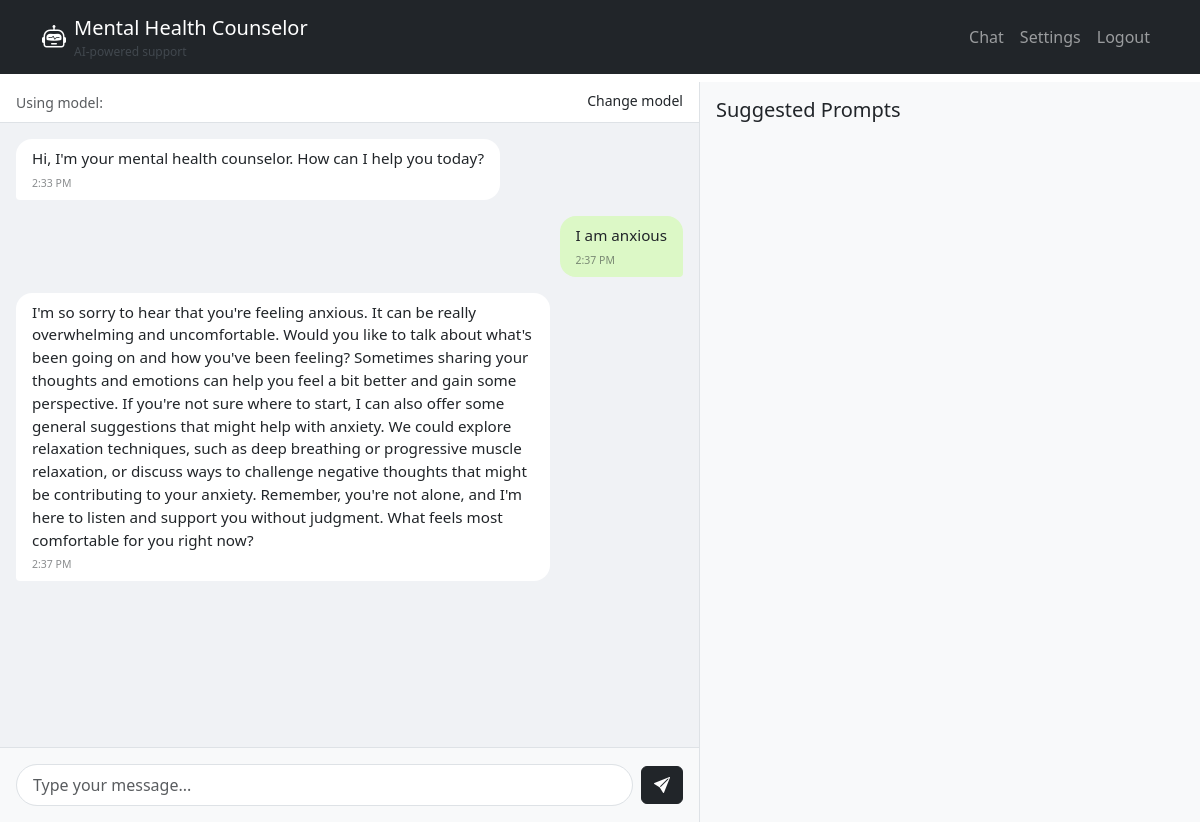
Page /chat/ (signed in) on the earlier database version.
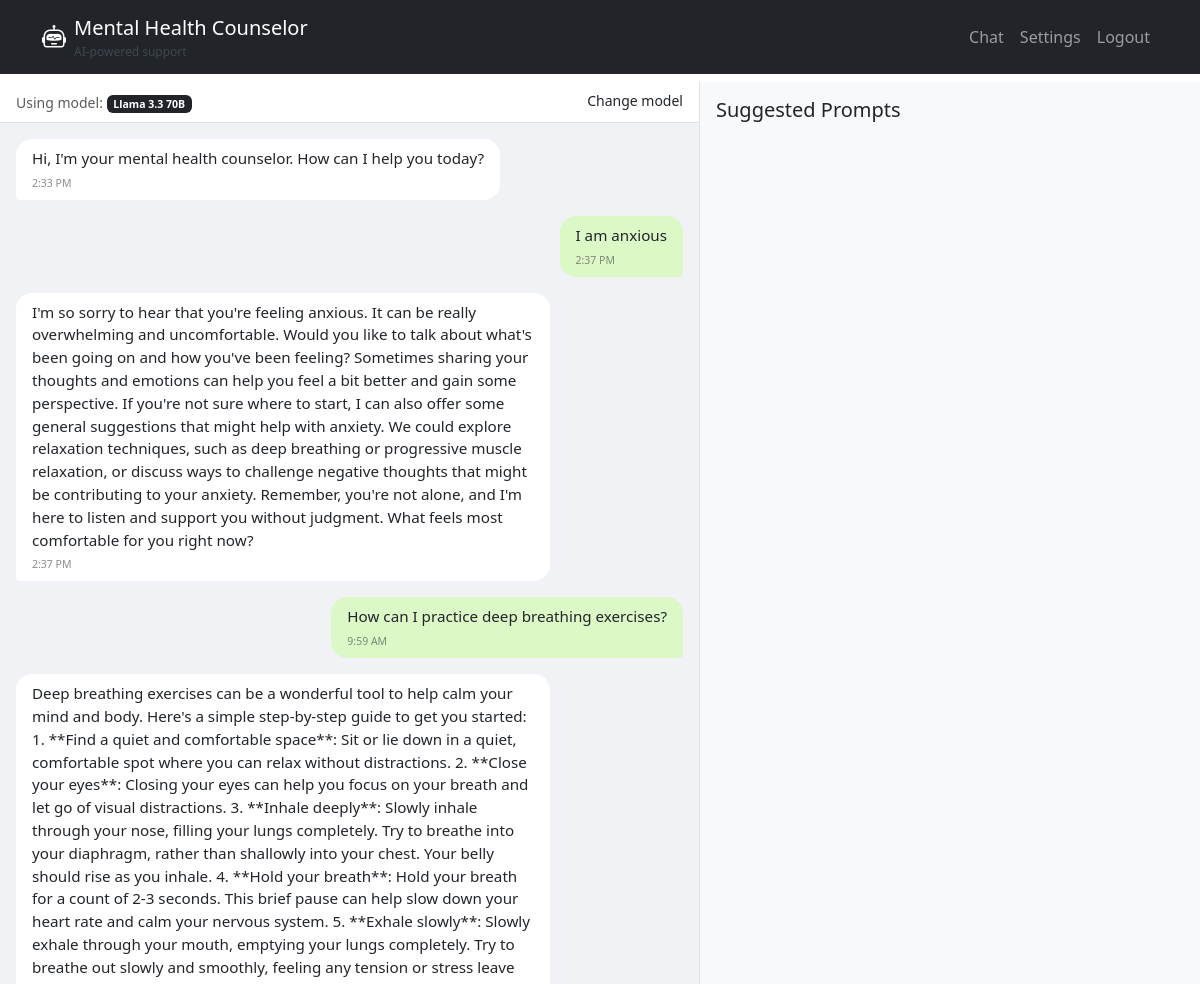
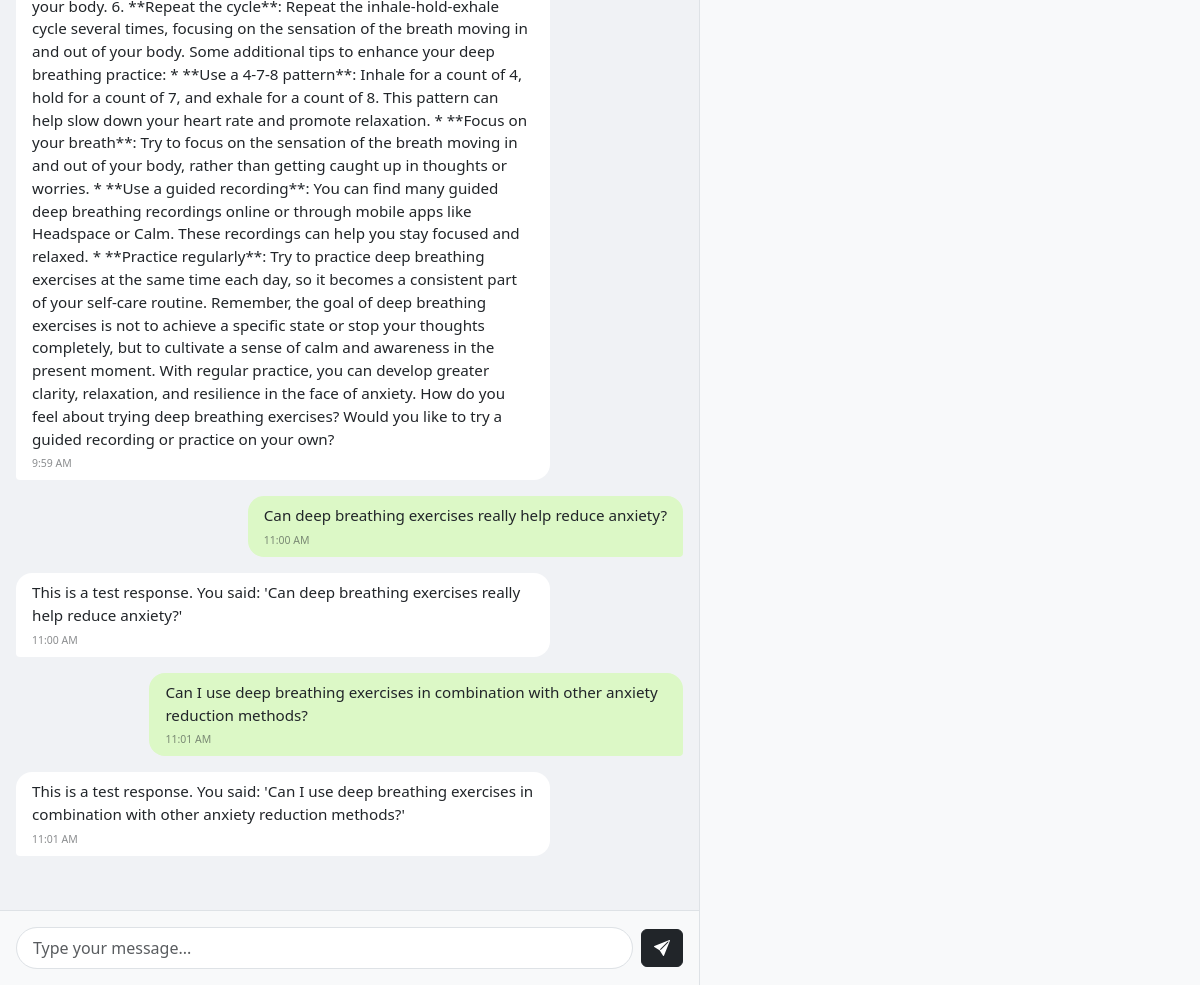
Same page on the later database version (2 pictures, top to bottom).
### chat/models.py (models this page shows, shortened)
class Message(models.Model):
    user = models.ForeignKey(User, on_delete=models.CASCADE)
    content = models.TextField()
    is_bot = models.BooleanField(default=False)
    timestamp = models.DateTimeField(auto_now_add=True)
    class Meta:
        ordering = ['timestamp']

### chat/views.py (the view, shortened to what this page needs)
# urls.py: path('', views.chat_home, name='chat_home'),
@login_required
def chat_home(request):
    chat_messages = Message.objects.filter(user=request.user).order_by('timestamp')
    logger.info(f"Loading chat for user {request.user.username}. Found {chat_messages.count()} messages.")
    context = {
        'chat_messages': chat_messages,
        'user': request.user
    }
    return render(request, 'chat/chat_home.html', context)

### templates/chat/chat_home.html (shortened to what this page needs)
{% extends "base.html" %}
{% load static %}
{% block content %}
<div class="container-fluid">
    <div class="row page-content">
        <div class="col-md-7 chat-interface p-0 d-flex flex-column">
            <div class="model-indicator px-3 py-2 border-bottom">
                <small class="text-muted">Using model:
                    {% if user.userpreference.preferred_model == 'llama-3.3-70b-versatile' %}
                        <span class="badge bg-dark">Llama 3.3 70B</span>
                    {% elif user.userpreference.preferred_model == 'llama-3.1-8b-instant' %}
                        <span class="badge bg-dark">Llama 3.1 8B Instant</span>
                    {% elif user.userpreference.preferred_model == 'llama3-8b-8192' %}
                        <span class="badge bg-dark">Llama 3 8B</span>
                    {% else %}
                        <span class="badge bg-dark">{{ user.userpreference.get_preferred_model_display }}</span>
                    {% endif %}
                </small>
                <a href="{% url 'settings_dashboard' %}?tab=model" class="small text-decoration-none float-end">Change model</a>
            </div>
            <div class="chat-messages-container flex-grow-1" id="chat-messages">
                {% for message in chat_messages %}
                    <div class="message {% if not message.is_bot %}user{% else %}counselor{% endif %}">
                        <div class="message-content">
                            {{ message.content|safe }}
                        </div>
                        <div class="message-time">
                            <small class="text-muted">{{ message.timestamp|date:"g:i A" }}</small>
                        </div>
                    </div>
                {% empty %}
                    <div class="text-center text-muted mt-4">
                        <i class="bi bi-chat-dots"></i>
                        <p>Start your conversation with the counselor</p>
                    </div>
                {% endfor %}
            </div>
            <div class="chat-input-container bg-light">
                <form id="message-form" class="d-flex align-items-center">
                    <input type="text" class="form-control message-input" id="message-input"
                           placeholder="Type your message..." required>
                    <button class="btn btn-dark ms-2" type="submit">
                        <i class="bi bi-send-fill"></i>
                    </button>
                </form>
            </div>
        </div>
        <div class="col-md-5 prompt-recommendations p-3">
            <h5 class="mb-3">Suggested Prompts</h5>
        </div>
    </div>
</div>
{% endblock content %}

### templates/base.html (shortened to what this page needs)
{% load static %}
<!DOCTYPE html>
<html lang="en">
<head>
    <link href="https://cdn.jsdelivr.net/npm/bootstrap@5.3.0/dist/css/bootstrap.min.css" rel="stylesheet">
    <link rel="stylesheet" href="https://cdn.jsdelivr.net/npm/bootstrap-icons@1.10.0/font/bootstrap-icons.css">
</head>
<body>
    <nav class="navbar navbar-expand-lg navbar-dark bg-dark">
        <div class="container">
            <a class="navbar-brand d-flex align-items-center" href="{% if user.is_authenticated %}{% url 'chat_home' %}{% else %}#{% endif %}">
                <div class="d-flex align-items-center">
                    <i class="bi bi-robot fs-4 me-2"></i>
                    <div>
                        {% if user.is_authenticated %}
                        <span id="dynamic-site-name">Mental Health Counselor</span>
                        {% else %}
                        <span id="static-site-name">AI Counselor</span>
                        {% endif %}
                        <div class="brand-subtitle text-light-emphasis">AI-powered support</div>
                    </div>
                </div>
            </a>
            <div class="collapse navbar-collapse" id="navbarNav">
                <ul class="navbar-nav ms-auto">
                    {% if user.is_authenticated %}
                        <li class="nav-item">
                            <a class="nav-link" href="{% url 'chat_home' %}">Chat</a>
                        </li>
                        <li class="nav-item">
                            <a class="nav-link" href="{% url 'settings_dashboard' %}">Settings</a>
                        </li>
                        <li class="nav-item">
                            <form method="POST" action="{% url 'logout' %}" class="d-inline nav-link p-0">
                                <button type="submit" class="btn btn-link nav-link">Logout</button>
                            </form>
                        </li>
                    {% endif %}
                </ul>
            </div>
        </div>
    </nav>
    {% block content %}{% endblock %}
</body>
</html>

### templates/chat/chat_home.html (style rules this page uses)
.page-content { height: calc(100vh - 60px); overflow: hidden; margin-top: 0.5rem; }
.chat-interface { border-right: 1px solid #dee2e6; height: 100%; overflow: hidden; }
.chat-messages-container { overflow-y: auto; padding: 1rem; background-color: #f0f2f5; }
.chat-input-container { padding: 1rem; border-top: 1px solid #dee2e6; background-color: #f8f9fa; position: sticky; bottom: 0; }
.message { max-width: 80%; margin-bottom: 1rem; padding: 0.5rem 1rem; border-radius: 1rem; position: relative; clear: both; }
.message.user { float: right; background-color: #dcf8c6; border-bottom-right-radius: 0.25rem; }
.message.counselor { float: left; background-color: white; border-bottom-left-radius: 0.25rem; }
.message-content { word-wrap: break-word; font-size: 0.95rem; line-height: 1.5; }
.message-time { font-size: 0.75rem; margin-top: 0.25rem; opacity: 0.7; }
.message-input { border-radius: 1.5rem; padding: 0.5rem 1rem; }
.chat-messages-container::after { content: ""; display: table; clear: both; }
.chat-messages-container { -ms-overflow-style: none; scrollbar-width: none; }
.prompt-recommendations { height: 100%; overflow: hidden; background-color: #f8f9fa; }

### templates/base.html (style rules this page uses)
a { color: #212529; }
.brand-subtitle { font-size: 0.75rem; opacity: 0.8; }

Differences in the rows shown:
added Message: content "How can I practice deep breathing exercises?", timestamp "9:59 AM", is_bot False (drawn)
added Message: content "Deep breathing exercises can be a wonderful tool to help calm your mind and body. Here's a simple step-by-step guide to get you started: 1. **Find a quiet and comfortable space**: Sit or lie down in a quiet, comfortable spot where you can relax without distractions. 2. **Close your eyes**: Closing your eyes can help you focus on your breath and let go of visual distractions. 3. **Inhale deeply**: Slowly inhale through your nose, filling your lungs completely. Try to breathe into your diaphragm, rather than shallowly into your chest. Your belly should rise as you inhale. 4. **Hold your breath**: Hold your breath for a count of 2-3 seconds. This brief pause can help slow down your heart rate…", timestamp "9:59 AM"
added Message: content "Can deep breathing exercises really help reduce anxiety?", timestamp "11:00 AM", is_bot False (drawn)
added Message: content "This is a test response. You said: 'Can deep breathing exercises really help reduce anxiety?'", timestamp "11:00 AM"
added Message: content "Can I use deep breathing exercises in combination with other anxiety reduction methods?", timestamp "11:01 AM", is_bot False (drawn)
added Message: content "This is a test response. You said: 'Can I use deep breathing exercises in combination with other anxiety reduction methods?'", timestamp "11:01 AM"
Other differences:
text now shown: "Llama 3.3 70B"
